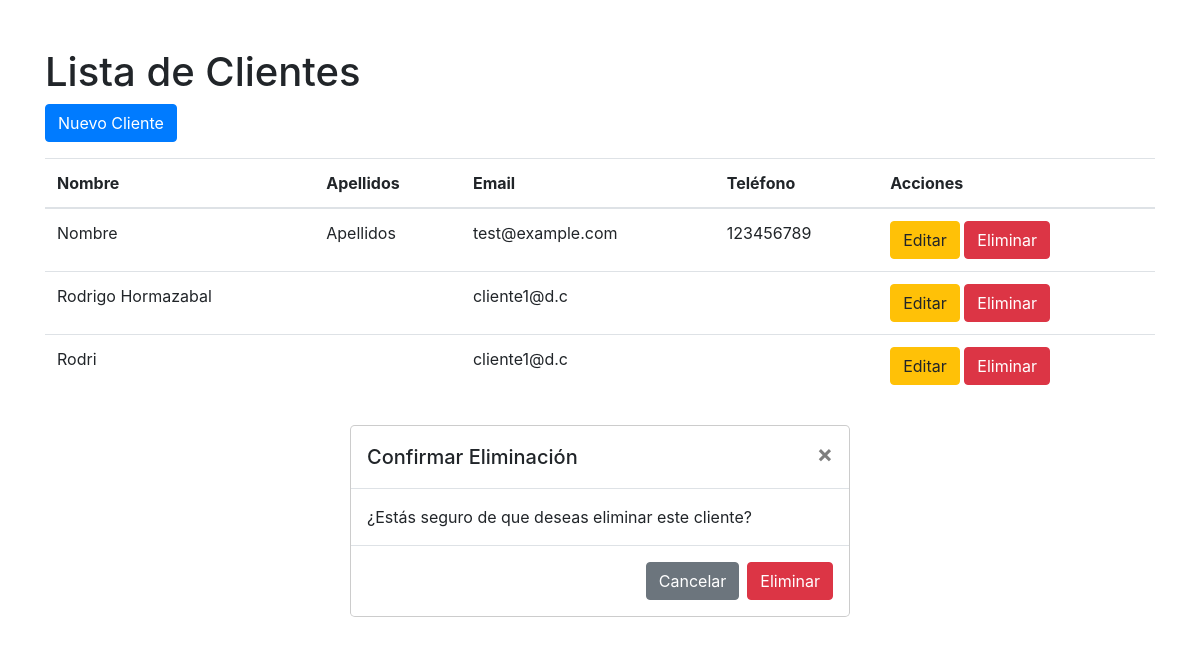
The app's page /adminrf/clientes/, older data.
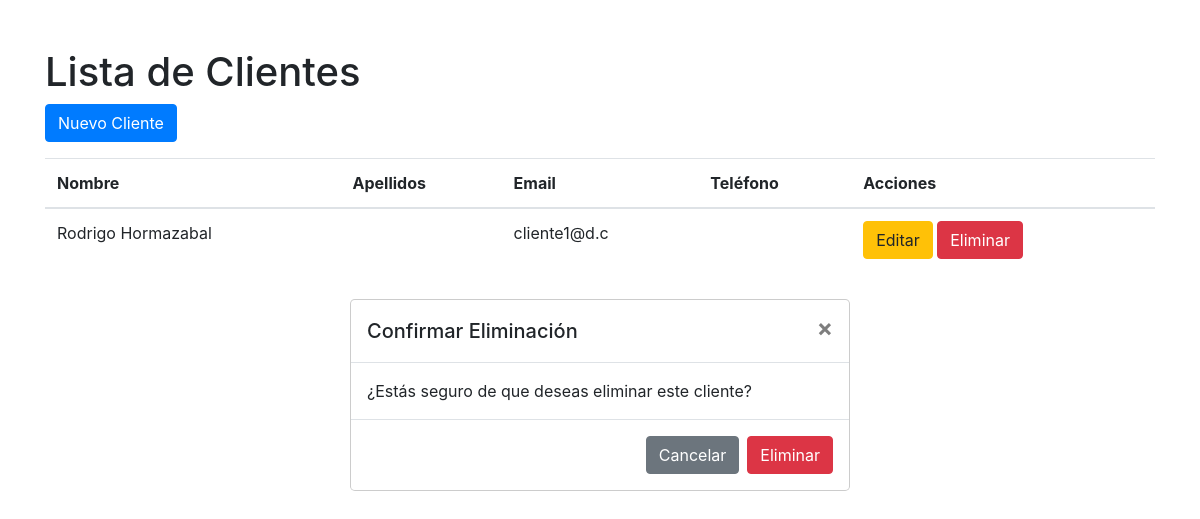
The same page, newer data.
### core/models.py (models this page shows, shortened)
class Cliente(models.Model):
    cliente_nombre = models.CharField(max_length=100)
    cliente_apellidos = models.CharField(max_length=100)
    cliente_email = models.EmailField(max_length=150)
    cliente_telefono = models.CharField(max_length=15)
    usuario = models.OneToOneField(User, on_delete=models.CASCADE)

### core/views.py (the view)
# urls.py: path('adminrf/clientes/', views.adminrf_cliente_list, name='adminrf_cliente_list'),
def adminrf_cliente_list(request):
    clientes = Cliente.objects.all()
    return render(request, 'core/adminrf_cliente_list.html', {'clientes': clientes})

### core/templates/core/adminrf_cliente_list.html (shortened to what this page needs)
<!DOCTYPE html>
<html lang="en">
<head>
    <link rel="stylesheet" href="https://stackpath.bootstrapcdn.com/bootstrap/4.5.2/css/bootstrap.min.css">
</head>
<body>
    <div class="container mt-5">
        <h1>Lista de Clientes</h1>
        <a href="{% url 'adminrf_cliente_create' %}" class="btn btn-primary">Nuevo Cliente</a>
        <table class="table mt-3">
            <thead>
                <tr>
                    <th>Nombre</th>
                    <th>Apellidos</th>
                    <th>Email</th>
                    <th>Teléfono</th>
                    <th>Acciones</th>
                </tr>
            </thead>
            <tbody>
                {% for cliente in clientes %}
                <tr>
                    <td>{{ cliente.cliente_nombre }}</td>
                    <td>{{ cliente.cliente_apellidos }}</td>
                    <td>{{ cliente.cliente_email }}</td>
                    <td>{{ cliente.cliente_telefono }}</td>
                    <td>
                        <a href="{% url 'adminrf_cliente_update' cliente.pk %}" class="btn btn-warning">Editar</a>
                        <button class="btn btn-danger" data-toggle="modal" data-target="#confirmDeleteModal" data-id="{{ habitacion.pk }}">Eliminar</button>
                    </td>
                </tr>
                {% endfor %}
            </tbody>
        </table>
    </div>
        <div class="modal-dialog" role="document">
            <div class="modal-content">
                <div class="modal-header">
                    <h5 class="modal-title" id="exampleModalLabel">Confirmar Eliminación</h5>
                    <button type="button" class="close" data-dismiss="modal" aria-label="Close">
                        <span aria-hidden="true">&times;</span>
                    </button>
                </div>
                <div class="modal-body">
                    ¿Estás seguro de que deseas eliminar este cliente?
                </div>
                <div class="modal-footer">
                    <button type="button" class="btn btn-secondary" data-dismiss="modal">Cancelar</button>
                    <form method="POST" id="deleteForm">
                        <button type="submit" class="btn btn-danger">Eliminar</button>
                    </form>
                </div>
            </div>
        </div>
</body>
</html>

Row changes from the older to the newer data that the page shows:
removed Cliente: cliente_nombre "Nombre", cliente_apellidos "Apellidos", cliente_email "test@example.com", cliente_telefono "123456789"
removed Cliente: cliente_nombre "Rodri", cliente_email "cliente1@d.c"
